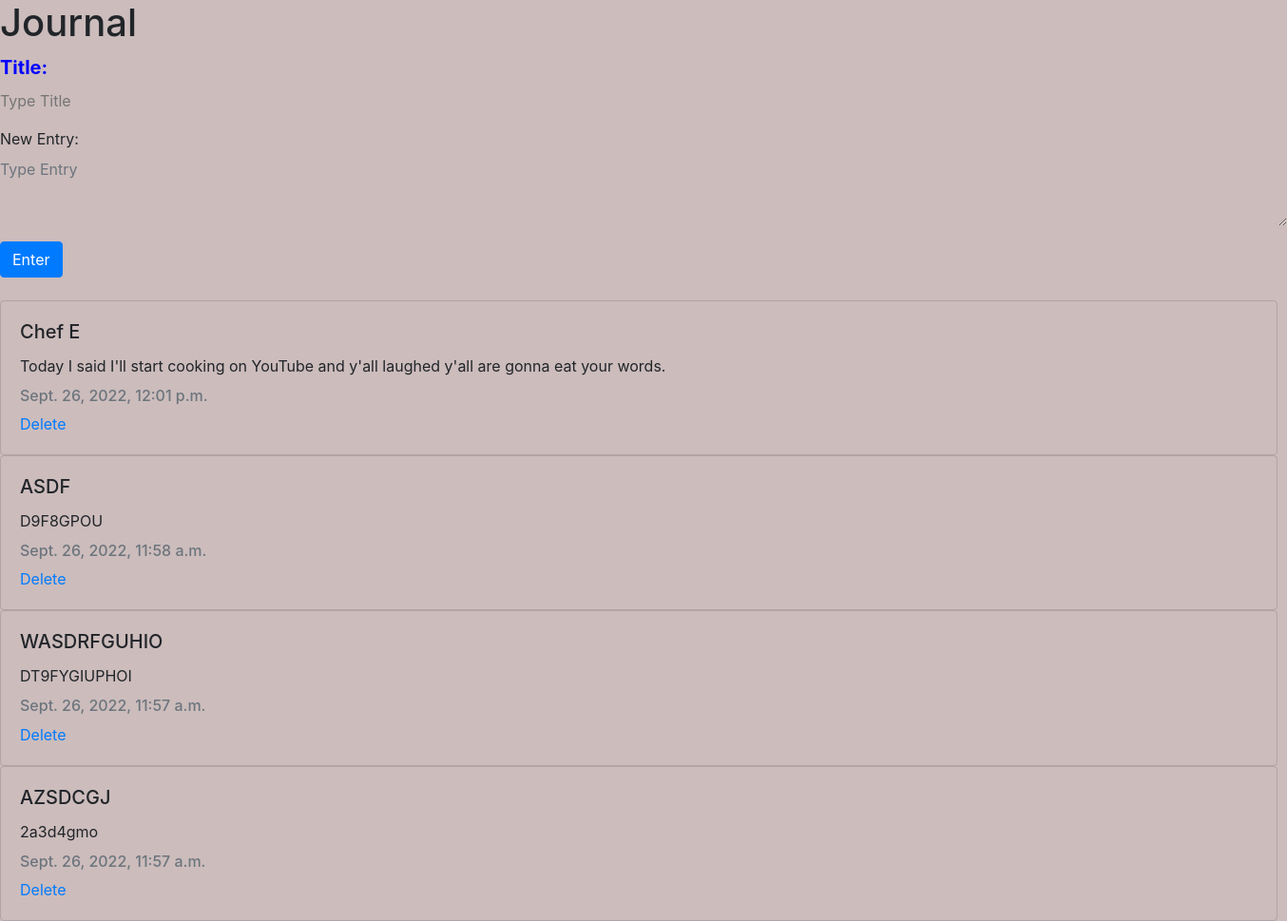
The page / on the database its author committed.
### journal/models.py (models this page shows)
class Entry(models.Model):
    title = models.CharField(max_length=40)
    content = models.TextField(blank=False)
    time = models.DateTimeField(auto_now_add=True)
    isActive = models.BooleanField(default=True)

### journal/views.py (the view)
# urls.py: path("", views.index, name="index"),
def index(request):
    posts = Entry.objects.all().order_by('-time')
    return render(request,"journal/index.html",{
        "posts":posts
    })

### journal/templates/journal/index.html (shortened to what this page needs)
{% extends "journal/layout.html" %}
{% block body %}
    <h1>Journal</h1>
    <form class="form-group" action={% url 'entry' %} method="POST">
        <div class="form-group bg-transparent">
            <label for="exampleFormControlTextarea" id="title">Title:</label>
            <input name="title" placeholder="Type Title" class="input-group mb-3 tl bg-transparent" id="exampleFormControlTextarea"></input>
            <label for="exampleFormControlTextarea1">New Entry:</label>
            <textarea name="newPost" class="form-control en bg-transparent"placeholder="Type Entry" id="exampleFormControlTextarea1" rows="3"></textarea>
          </div>
          <button type="submit" class="btn btn-primary mb-2">Enter</button>
        </form>
    <div>
        {% for post in posts %}
        <div class="journal">
            <div class="card bg-transparent" style="width: 84rem;">
                <div class="card-body">
                    <h5 class="card-title">{{post.title}}</h5>
                    <p class="card-text">{{post.content}}</p>
                    <h6 class="card-subtitle mb-2 text-muted ttt">{{post.time}}</h6>
                    <a href="delete/{{ post.id }}">Delete</a>
                </div>
            </div>
        </div>
        {% endfor %}
    </div>
{% endblock %}

### journal/templates/journal/layout.html (shortened to what this page needs)
{% load static %}
<!DOCTYPE html>
<html lang="en">
    <head>
        <link rel="stylesheet" href="https://stackpath.bootstrapcdn.com/bootstrap/4.4.1/css/bootstrap.min.css"
>
        <link href="{% static 'journal/styles.css' %}" rel="stylesheet">
    </head>
    <body>
        <div class="body">
            {% block body %}
            {% endblock %}
        </div>
    </body>
</html>

### journal/static/journal/styles.css (style rules this page uses)
body { background-color: rgb(204, 188, 188); }
.ttt { color: black; }
#title { color: blue; font-size: 20px; font-weight: bolder; }
.tl { padding: 0%; border: none; color:blue }
.en { padding: 0%; border: none; color: blue; }

### rows shown on the page
Entry: title "Chef E", content "Today I said I'll start cooking on YouTube and y'all laughed y'all are gonna eat your words.", time "Sept. 26, 2022, 12:01 p.m."
Entry: title "ASDF", content "D9F8GPOU", time "Sept. 26, 2022, 11:58 a.m."
Entry: title "WASDRFGUHIO", content "DT9FYGIUPHOI", time "Sept. 26, 2022, 11:57 a.m."
Entry: title "AZSDCGJ", content "2a3d4gmo", time "Sept. 26, 2022, 11:57 a.m."
